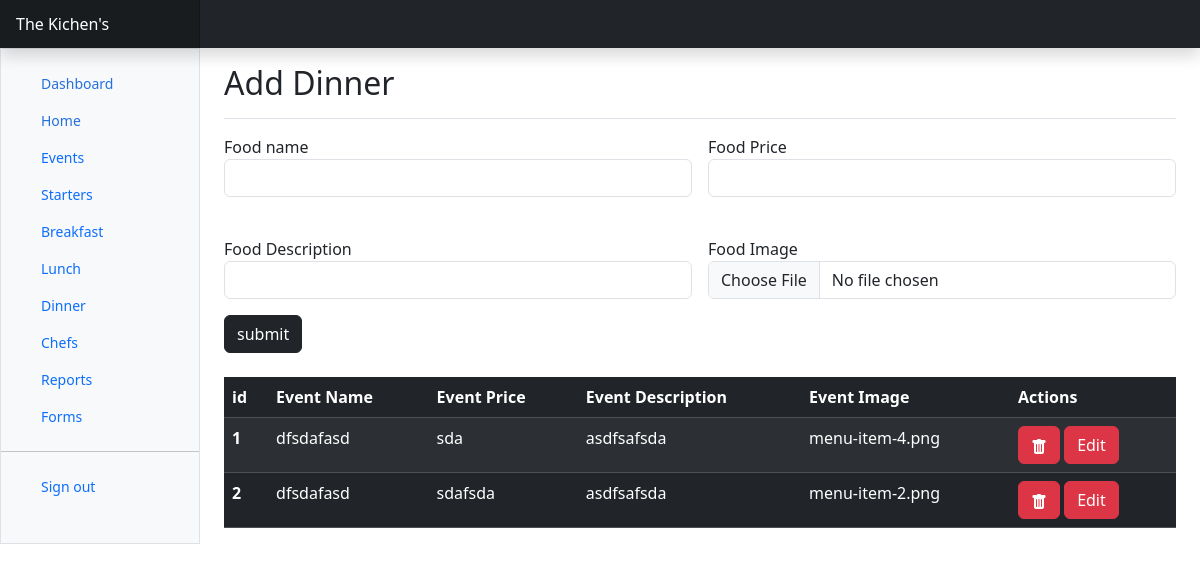
The page /admin/menus_dinner.php on the database its author committed.
### tables this page shows
CREATE TABLE `dinner` (
  `id` int(11) NOT NULL,
  `dinnername` varchar(40) NOT NULL,
  `dinnerprice` varchar(10) NOT NULL,
  `dinnerdesc` varchar(60) NOT NULL,
  `dinnerimg` varchar(300) NOT NULL
);

### admin/menus_dinner.php (the view, shortened to what this page needs)
<?php
include "header.php";
$btnname = "submit";
$getdata = "select * from dinner";
$get_res = mysqli_query($conn, $getdata);
?>
<div class="container-fluid">
    <div class="row">
        <div class="sidebar border border-right col-md-3 col-lg-2 p-0 bg-body-tertiary">
            <?php include "sidebar.php" ?>
        </div>
        <main class="col-md-9 ms-sm-auto col-lg-10 px-md-4">
            <div class="d-flex justify-content-between flex-wrap flex-md-nowrap align-items-center pt-3 pb-2 mb-3 border-bottom">
                <h1 class="h2">Add Dinner</h1>
            </div>
            <form method="post" enctype="multipart/form-data">
                <div class="row g-3">
                    <div class="col">
                        <label for="">Food name</label>
                        <input type="text" class="form-control" value="<?php if (isset($mydata)) echo $mydata['dinnername'];?>" aria-label="Event Name" name="dname">
                    </div>
                    <div class="col">
                        <label for="">Food Price</label>
                        <input type="text" class="form-control" placeholder="Event Price" aria-label="Event Price" name="dprice" value=" <?php if (isset($mydata)) echo $mydata['dinnerprice']; ?>" >
                    </div>
                </div>
                <div class="row g-3 mt-4">
                    <div class="col">
                        <label for="">Food Description</label>
                        <input type="text" class="form-control" placeholder="Event Description" aria-label="Event image" name="ddesc"value=" <?php if (isset($mydata)) echo $mydata['dinnerdesc']; ?>" >
                        <button type="submit" name="<?php echo $btnname;?>" class="btn btn-dark mt-3"><?php echo $btnname;?></button>
                    </div>
                    <div class="col">
                        <label for="">Food Image</label>
                        <input type="file" class="form-control" placeholder="Event Image" aria-label="Event image" name="uploadfile" value=" <?php if (isset($mydata)) echo $mydata['dinnerimg']; ?>" >
                    </div>
                </div>
            </form>
            <table class="table table-striped table-dark mt-4">
                <thead>
                    <tr>
                        <th scope="col">id</th>
                        <th scope="col">Event Name</th>
                        <th scope="col">Event Price</th>
                        <th scope="col">Event Description</th>
                        <th scope="col">Event Image</th>
                        <th scope="col">Actions</th>
                    </tr>
                </thead>
                <tbody>
                    <?php
                    $i = 1;
                    foreach ($get_res as $dinnerdata) {
                    ?>
                        <tr>
                            <th scope="row"><?php echo $i; ?></th>
                            <td><?php echo $dinnerdata['dinnername']; ?></td>
                            <td><?php echo $dinnerdata['dinnerprice']; ?></td>
                            <td><?php echo $dinnerdata['dinnerdesc']; ?></td>
                            <td><?php echo $dinnerdata['dinnerimg']; ?></td>
                            <td><a href='menus_dinner.php?action=del&id=<?php echo $dinnerdata["id"] ?>' class="btn btn-danger">
                                    <i class="bi bi-trash-fill"></i>
                                </a>
                                <a href='menus_dinner.php?action=edit&id=<?php echo $dinnerdata["id"] ?>' class="btn btn-danger">
                                    Edit
                                </a>
                            </td>
                        </tr>
                    <?php $i++;
                    } ?>
                </tbody>
            </table>
        </main>
    </div>
</div>
</body>
</html>

### admin/dashboard.css (style rules this page uses)
.bi { display: inline-block; width: 1rem; height: 1rem; }

### admin/header.php (style rules this page uses)
.bi { vertical-align: -.125em; fill: currentColor; }

### rows shown on the page
dinner: dinnername "dfsdafasd", dinnerprice "sda", dinnerdesc "asdfsafsda", dinnerimg "menu-item-4.png"
dinner: dinnername "dfsdafasd", dinnerprice "sdafsda", dinnerdesc "asdfsafsda", dinnerimg "menu-item-2.png"

### other values the page prints
$btnname "submit"
